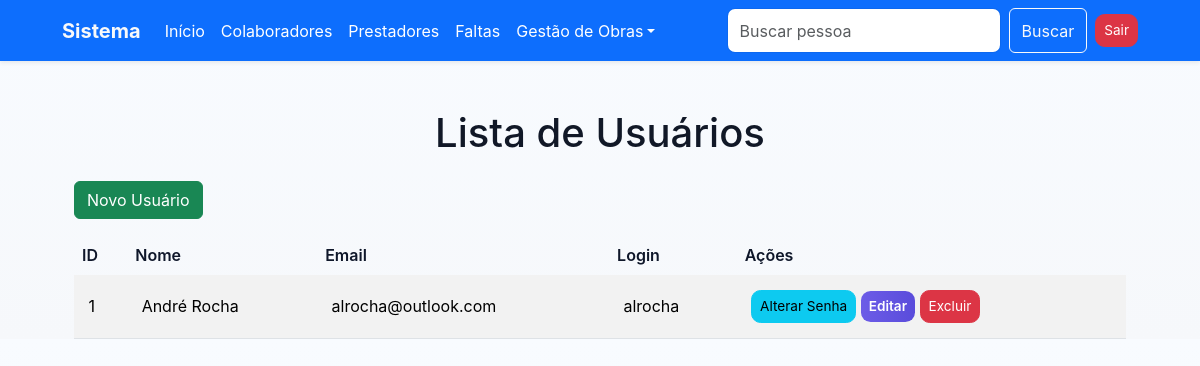
Page /usuarios/ (signed in) on the committed database.
### usuario/models.py (models this page shows, shortened)
class Base(models.Model):
    criado_em = models.DateTimeField(auto_now_add=True)
    atualizado_em = models.DateTimeField(auto_now=True)
    ativo = models.BooleanField(default=True)
    class Meta:
        abstract = True
        ordering = ['-criado_em']

class Usuario(Base):
    nome = models.CharField(max_length=255)
    email = models.EmailField(unique=True)
    login = models.CharField(max_length=255, unique=True, default='')
    senha = models.CharField(max_length=255)
    class Meta:
        verbose_name = 'Usuário'
        verbose_name_plural = 'Usuários'

### usuario/views.py (the view)
# urls.py: path('', UsuarioListView.as_view(), name='usuario_list'),
class UsuarioListView(LoginRequiredMixin, ListView):
    model = Usuario
    template_name = 'usuario_list.html'
    context_object_name = 'usuarios'

### usuario/views.py (called while the page is built)
    def dispatch(self, request, *args, **kwargs):
        if not request.session.get('logado'):
            messages.error(
                request, 'Acesso negado. Por favor, realize o login.')
            return redirect('usuario_login')
        return super().dispatch(request, *args, **kwargs)

### usuario/templates/usuario_list.html (shortened to what this page needs)
{% extends 'base.html' %}
{% block content %}
<div class="container mt-5">
    <h1 class="text-center mb-4">Lista de Usuários</h1>
    <a href="{% url 'usuario_create' %}" class="btn btn-success mb-3">Novo Usuário</a>
    <div class="table-responsive">
        <table class="table table-striped table-hover">
            <thead class="thead-dark">
                <tr>
                    <th>ID</th>
                    <th>Nome</th>
                    <th>Email</th>
                    <th>Login</th>
                    <th>Ações</th>
                </tr>
            </thead>
            <tbody>
                {% for usuario in usuarios %}
                <tr>
                    <td>{{ usuario.id }}</td>
                    <td>{{ usuario.nome }}</td>
                    <td>{{ usuario.email }}</td>
                    <td>{{ usuario.login }}</td>
                    <td>
                        <a href="{% url 'usuario_update_senha' usuario.pk %}" class="btn btn-sm btn-info">Alterar Senha</a>
                        <a href="{% url 'usuario_update' usuario.pk %}" class="btn btn-sm btn-primary">Editar</a>
                        <a href="{% url 'usuario_delete' usuario.pk %}" class="btn btn-sm btn-danger">Excluir</a>
                    </td>
                </tr>
                {% endfor %}
            </tbody>
        </table>
    </div>
</div>
{% endblock %}

### templates/static/css/style.css (style rules this page uses)
:root { --bg:#f6f8fb; --card:#ffffff; --muted:#6b7280; --accent:#6c5ce7; --accent-600:#5a4cdb; --danger:#ef4444; --glass: rgba(255,255,255,0.6); }
* { box-sizing:border-box }
body { margin:0; font-family: Inter, system-ui, -apple-system, "Segoe UI", Roboto, "Helvetica Neue", Arial, sans-serif; background: linear-gradient(180deg, #f8fbff 0%, var(--bg) 100%); color:#111827; -webkit-font-smoothing:antialiased; -moz-osx-font-smoothing:grayscale; }
.container { max-width:1100px }
.btn-primary { background:linear-gradient(90deg,var(--accent),var(--accent-600)); border:0; color:#fff; padding:.55rem .95rem; font-weight:600; border-radius:10px; transition:transform .18s ease, box-shadow .18s ease; }
.table { margin-bottom:0 }
.table thead th { border-bottom:0;background:transparent;color:#0f172a;font-weight:600 }
.table tbody td { vertical-align:middle;padding:.9rem }
.btn-sm { padding:.35rem .5rem;border-radius:.6rem;font-size:.85rem }

### rows in the picture
Usuario: id "1", nome "André Rocha", email "alrocha@outlook.com", login "alrocha"
